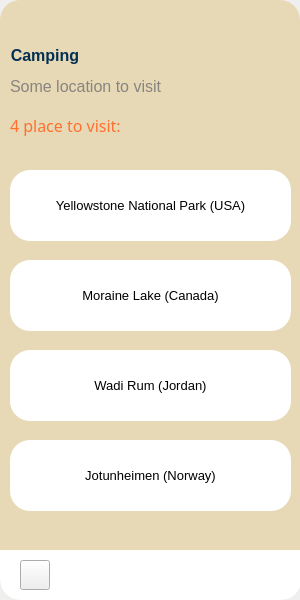
<?xml version="1.0" encoding="UTF-8"?>
<ui version="4.0">
 <class>MainWindow</class>
 <widget class="QMainWindow" name="MainWindow">
  <property name="geometry">
   <rect>
    <x>0</x>
    <y>0</y>
    <width>300</width>
    <height>600</height>
   </rect>
  </property>
  <property name="windowTitle">
   <string>MainWindow</string>
  </property>
  <widget class="QWidget" name="centralwidget">
   <widget class="QWidget" name="widget" native="true">
    <property name="geometry">
     <rect>
      <x>0</x>
      <y>0</y>
      <width>300</width>
      <height>600</height>
     </rect>
    </property>
    <property name="minimumSize">
     <size>
      <width>300</width>
      <height>600</height>
     </size>
    </property>
    <property name="maximumSize">
     <size>
      <width>300</width>
      <height>600</height>
     </size>
    </property>
    <property name="styleSheet">
     <string notr="true">QWidget#widget {
	background-color:rgb(231, 217, 182);
	border-radius: 20px;
}</string>
    </property>
    <widget class="QPushButton" name="pushButton_6">
     <property name="geometry">
      <rect>
       <x>10</x>
       <y>170</y>
       <width>281</width>
       <height>71</height>
      </rect>
     </property>
     <property name="font">
      <font>
       <pointsize>10</pointsize>
      </font>
     </property>
     <property name="styleSheet">
      <string notr="true">QPushButton {
    background-color:rgb(255, 255, 255);
    border-radius: 20px;
}

QPushButton:hover {
    background-color: rgb(208, 208, 208);
}
</string>
     </property>
     <property name="text">
      <string>Yellowstone National Park (USA)</string>
     </property>
     <property name="icon">
      <iconset>
       <normaloff>../Resource/Images/Location.png</normaloff>../Resource/Images/Location.png</iconset>
     </property>
     <property name="iconSize">
      <size>
       <width>30</width>
       <height>30</height>
      </size>
     </property>
    </widget>
    <widget class="QPushButton" name="pushButton_10">
     <property name="geometry">
      <rect>
       <x>10</x>
       <y>260</y>
       <width>281</width>
       <height>71</height>
      </rect>
     </property>
     <property name="font">
      <font>
       <pointsize>10</pointsize>
      </font>
     </property>
     <property name="styleSheet">
      <string notr="true">QPushButton {
    background-color:rgb(255, 255, 255);
    border-radius: 20px;
}

QPushButton:hover {
    background-color: rgb(208, 208, 208);
}
</string>
     </property>
     <property name="text">
      <string>Moraine Lake (Canada)</string>
     </property>
     <property name="icon">
      <iconset>
       <normaloff>../Resource/Images/Location.png</normaloff>../Resource/Images/Location.png</iconset>
     </property>
     <property name="iconSize">
      <size>
       <width>30</width>
       <height>30</height>
      </size>
     </property>
    </widget>
    <widget class="QPushButton" name="pushButton_9">
     <property name="geometry">
      <rect>
       <x>10</x>
       <y>350</y>
       <width>281</width>
       <height>71</height>
      </rect>
     </property>
     <property name="font">
      <font>
       <pointsize>10</pointsize>
      </font>
     </property>
     <property name="styleSheet">
      <string notr="true">QPushButton {
    background-color:rgb(255, 255, 255);
    border-radius: 20px;
}

QPushButton:hover {
    background-color: rgb(208, 208, 208);
}
</string>
     </property>
     <property name="text">
      <string>Wadi Rum (Jordan)</string>
     </property>
     <property name="icon">
      <iconset>
       <normaloff>../Resource/Images/Location.png</normaloff>../Resource/Images/Location.png</iconset>
     </property>
     <property name="iconSize">
      <size>
       <width>30</width>
       <height>30</height>
      </size>
     </property>
    </widget>
    <widget class="QPushButton" name="pushButton_12">
     <property name="geometry">
      <rect>
       <x>10</x>
       <y>440</y>
       <width>281</width>
       <height>71</height>
      </rect>
     </property>
     <property name="font">
      <font>
       <pointsize>10</pointsize>
      </font>
     </property>
     <property name="styleSheet">
      <string notr="true">QPushButton {
    background-color:rgb(255, 255, 255);
    border-radius: 20px;
}

QPushButton:hover {
    background-color: rgb(208, 208, 208);
}
</string>
     </property>
     <property name="text">
      <string>Jotunheimen (Norway)</string>
     </property>
     <property name="icon">
      <iconset>
       <normaloff>../Resource/Images/Location.png</normaloff>../Resource/Images/Location.png</iconset>
     </property>
     <property name="iconSize">
      <size>
       <width>30</width>
       <height>30</height>
      </size>
     </property>
    </widget>
    <widget class="QLabel" name="label_8">
     <property name="geometry">
      <rect>
       <x>10</x>
       <y>70</y>
       <width>280</width>
       <height>32</height>
      </rect>
     </property>
     <property name="font">
      <font>
       <pointsize>12</pointsize>
      </font>
     </property>
     <property name="styleSheet">
      <string notr="true">color:rgb(136, 132, 126)</string>
     </property>
     <property name="text">
      <string>Some location to visit</string>
     </property>
    </widget>
    <widget class="QLabel" name="label_3">
     <property name="geometry">
      <rect>
       <x>0</x>
       <y>40</y>
       <width>90</width>
       <height>30</height>
      </rect>
     </property>
     <property name="font">
      <font>
       <family>Segoe UI</family>
       <pointsize>12</pointsize>
       <italic>false</italic>
       <bold>true</bold>
       <underline>false</underline>
      </font>
     </property>
     <property name="styleSheet">
      <string notr="true">color:rgb(3, 48, 81)</string>
     </property>
     <property name="text">
      <string>Camping</string>
     </property>
     <property name="alignment">
      <set>Qt::AlignCenter</set>
     </property>
     <property name="wordWrap">
      <bool>true</bool>
     </property>
    </widget>
    <widget class="QLabel" name="label_4">
     <property name="geometry">
      <rect>
       <x>10</x>
       <y>110</y>
       <width>280</width>
       <height>30</height>
      </rect>
     </property>
     <property name="font">
      <font>
       <family>Segoe Script</family>
       <pointsize>12</pointsize>
      </font>
     </property>
     <property name="styleSheet">
      <string notr="true">color:rgb(255, 112, 46)</string>
     </property>
     <property name="text">
      <string>4 place to visit:</string>
     </property>
    </widget>
    <widget class="QPushButton" name="pushButton_8">
     <property name="geometry">
      <rect>
       <x>129</x>
       <y>560</y>
       <width>41</width>
       <height>30</height>
      </rect>
     </property>
     <property name="styleSheet">
      <string notr="true">QPushButton {
    background-color:rgb(255, 255, 255);
    border-radius: 10px;
}

QPushButton:hover {
    background-color:rgb(208, 208, 208);
}
</string>
     </property>
     <property name="text">
      <string/>
     </property>
     <property name="icon">
      <iconset>
       <normaloff>../Resource/Images/Menu.png</normaloff>../Resource/Images/Menu.png</iconset>
     </property>
     <property name="iconSize">
      <size>
       <width>24</width>
       <height>24</height>
      </size>
     </property>
    </widget>
    <widget class="QPushButton" name="pushButton_7">
     <property name="geometry">
      <rect>
       <x>240</x>
       <y>560</y>
       <width>30</width>
       <height>30</height>
      </rect>
     </property>
     <property name="styleSheet">
      <string notr="true">QPushButton {
    background-color:rgb(255, 255, 255);
    border-radius: 10px;
}
QPushButton:hover {
    background-color:rgb(208, 208, 208);
}
</string>
     </property>
     <property name="text">
      <string/>
     </property>
     <property name="icon">
      <iconset>
       <normaloff>../Resource/Images/Exit.png</normaloff>../Resource/Images/Exit.png</iconset>
     </property>
     <property name="iconSize">
      <size>
       <width>24</width>
       <height>24</height>
      </size>
     </property>
    </widget>
    <widget class="QPushButton" name="pushButton">
     <property name="geometry">
      <rect>
       <x>20</x>
       <y>560</y>
       <width>30</width>
       <height>30</height>
      </rect>
     </property>
     <property name="styleSheet">
      <string notr="true">QPushButton {
    background-color:rgb(255, 255, 255);
    border-radius: 10px;
}

QPushButton:hover {
    background-color:rgb(208, 208, 208);
}
r</string>
     </property>
     <property name="text">
      <string/>
     </property>
     <property name="icon">
      <iconset>
       <normaloff>../Resource/Images/Home button.png</normaloff>../Resource/Images/Home button.png</iconset>
     </property>
     <property name="iconSize">
      <size>
       <width>50</width>
       <height>50</height>
      </size>
     </property>
    </widget>
    <widget class="QLabel" name="label_5">
     <property name="geometry">
      <rect>
       <x>0</x>
       <y>550</y>
       <width>301</width>
       <height>50</height>
      </rect>
     </property>
     <property name="styleSheet">
      <string notr="true">QWidget {
    border-top-left-radius: 0px; 
    border-top-right-radius: 0px;
    border-bottom-left-radius: 20px;
    border-bottom-right-radius: 20px;
    background-color:rgb(255, 255, 255)
}</string>
     </property>
     <property name="text">
      <string/>
     </property>
    </widget>
    <zorder>label_5</zorder>
    <zorder>pushButton_6</zorder>
    <zorder>pushButton_10</zorder>
    <zorder>pushButton_9</zorder>
    <zorder>pushButton_12</zorder>
    <zorder>label_8</zorder>
    <zorder>label_3</zorder>
    <zorder>label_4</zorder>
    <zorder>pushButton_8</zorder>
    <zorder>pushButton_7</zorder>
    <zorder>pushButton</zorder>
   </widget>
  </widget>
 </widget>
 <resources/>
 <connections/>
</ui>
